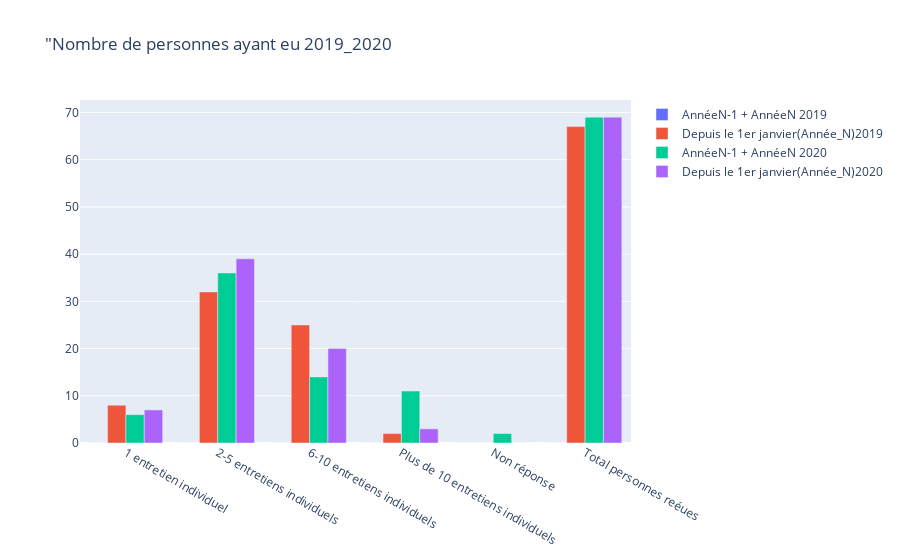

Write notebook code for a chart like this one.
### Code cell
import plotly.graph_objs as go
import pandas as pd
import plotly.express as px
from plotly.subplots import make_subplots
input_file = "Nombre de personnes ayant eu 2019_2020.csv"
df = pd.read_csv(input_file)
#display(df)


Année= go.Bar(x=df.X_2019, y=df.X1_2019 ,name = "AnnéeN-1 + AnnéeN 2019")
Depuis= go.Bar(x=df.X_2019, y=df.X2_2019 ,name = "Depuis le 1er janvier(Année_N)2019")


Année1= go.Bar(x=df.X_2020, y=df.X1_2020 ,name = "AnnéeN-1 + AnnéeN 2020")
Depuis2= go.Bar(x=df.X_2020, y=df.X2_2020 ,name = "Depuis le 1er janvier(Année_N)2020")
#Result_2020 = go.Bar(x=df.R_2020, y=df.Result_2020,name = "Result_2020")

fig = make_subplots(rows=2, cols=1)

data =[Année, Depuis,Année1, Depuis2]
layout = go.Layout(title='Nombre de personnes ayant eu 2019_2020',barmode = "group")



fig = go.Figure(data = data, layout = layout)
fig.show()

### Figure 1 — Plotly figure (JSON) as saved in the notebook; plotly's stock layout.template omitted (floating-point values rounded to 4 significant figures)
{"data": [{"name": "AnnéeN-1 + AnnéeN 2019", "type": "bar", "x": ["1 entretien individuel", "2-5 entretiens individuels", "6-10 entretiens individuels", "Plus de 10 entretiens individuels", "Non réponse", "Total personnes reéues"], "y": [0, 0, 0, 0, 0, 0]}, {"name": "Depuis le 1er janvier(Année_N)2019", "type": "bar", "x": ["1 entretien individuel", "2-5 entretiens individuels", "6-10 entretiens individuels", "Plus de 10 entretiens individuels", "Non réponse", "Total personnes reéues"], "y": [8, 32, 25, 2, 0, 67]}, {"name": "AnnéeN-1 + AnnéeN 2020", "type": "bar", "x": ["1 entretien individuel", "2-5 entretiens individuels", "6-10 entretiens individuels", "Plus de 10 entretiens individuels", "Non réponse", "Total personnes reéues"], "y": [6, 36, 14, 11, 2, 69]}, {"name": "Depuis le 1er janvier(Année_N)2020", "type": "bar", "x": ["1 entretien individuel", "2-5 entretiens individuels", "6-10 entretiens individuels", "Plus de 10 entretiens individuels", "Non réponse", "Total personnes reéues"], "y": [7, 39, 20, 3, 0, 69]}], "layout": {"barmode": "group", "title": {"text": "\"Nombre de personnes ayant eu 2019_2020"}}}
